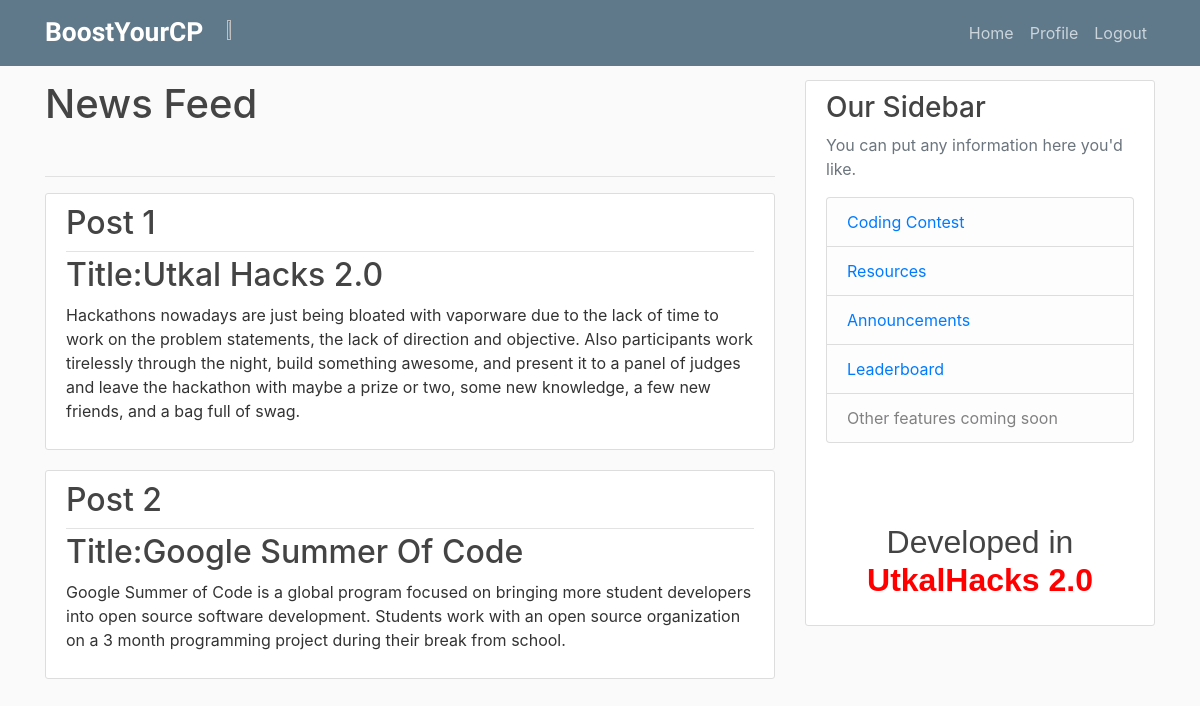
Screenshot of /announcements/ (signed in) with the database file from the repository.
### profiles/models.py (models this page shows, shortened)
class Announcements(models.Model):
	title = models.CharField(max_length=1000)
	post_data = models.CharField(max_length=50000)

### profiles/views.py (the view)
# urls.py: path('announcements/', p_views.announcements,name="Announcements"),
@login_required
def announcements(request):
    return render(request,'profiles/Announcements.html',{'Announcements':Announcements.objects.all()})

### profiles/templates/profiles/Announcements.html
{% extends "profiles/base.html" %}
{% load crispy_forms_tags %}
{% block content %}
        <h1>News Feed</h1>
<br><hr>
        {% for post in Announcements %}
        <article class="media content-section">
          <div class="media-body">
            <div class="article-metadata">
             <h2><a class="article-title" href="#">Post {{ post.id }}</a></h2>
            </div>
            <h2><a class="article-title" href="#">Title:{{ post.title }}</a></h2>
            <p class="article-content">{{ post.post_data }}</p>
          </div>
        </article>
    {% endfor %}
{% endblock content %}

### static/hack/main.css (style rules this page uses)
body { background: #fafafa; color: #333333; margin-top: 5rem; }
h1, h2, h3, h4, h5, h6 { color: #444444; }
.content-section { background: #ffffff; padding: 10px 20px; border: 1px solid #dddddd; border-radius: 3px; margin-bottom: 20px; }
.article-title { color: #444444; }
.article-content { white-space: pre-line; }
.article-metadata { padding-bottom: 1px; margin-bottom: 4px; border-bottom: 1px solid #e3e3e3 }

### profiles/templates/profiles/base.html (style rules this page uses)
body { background: #fafafa; color: #333333; margin-top: 5rem; }
h1, h2, h3, h4, h5, h6 { color: #444444; }
.content-section { background: #ffffff; padding: 10px 20px; border: 1px solid #dddddd; border-radius: 3px; margin-bottom: 20px; }
.article-title { color: #444444; }
.article-content { white-space: pre-line; }
.article-metadata { padding-bottom: 1px; margin-bottom: 4px; border-bottom: 1px solid #e3e3e3 }

### rows the page displays
Announcements: id "1", title "Utkal Hacks 2.0", post_data "Hackathons nowadays are just being bloated with vaporware due to the lack of time to work on the problem statements, the lack of direction and objective. Also participants work tirelessly through the night, build something awesome, and present it to a panel of judges and leave the hackathon with maybe a prize or two, some new knowledge, a few new friends, and a bag full of swag."
Announcements: id "2", title "Google Summer Of Code", post_data "Google Summer of Code is a global program focused on bringing more student developers into open source software development. Students work with an open source organization on a 3 month programming project during their break from school."
